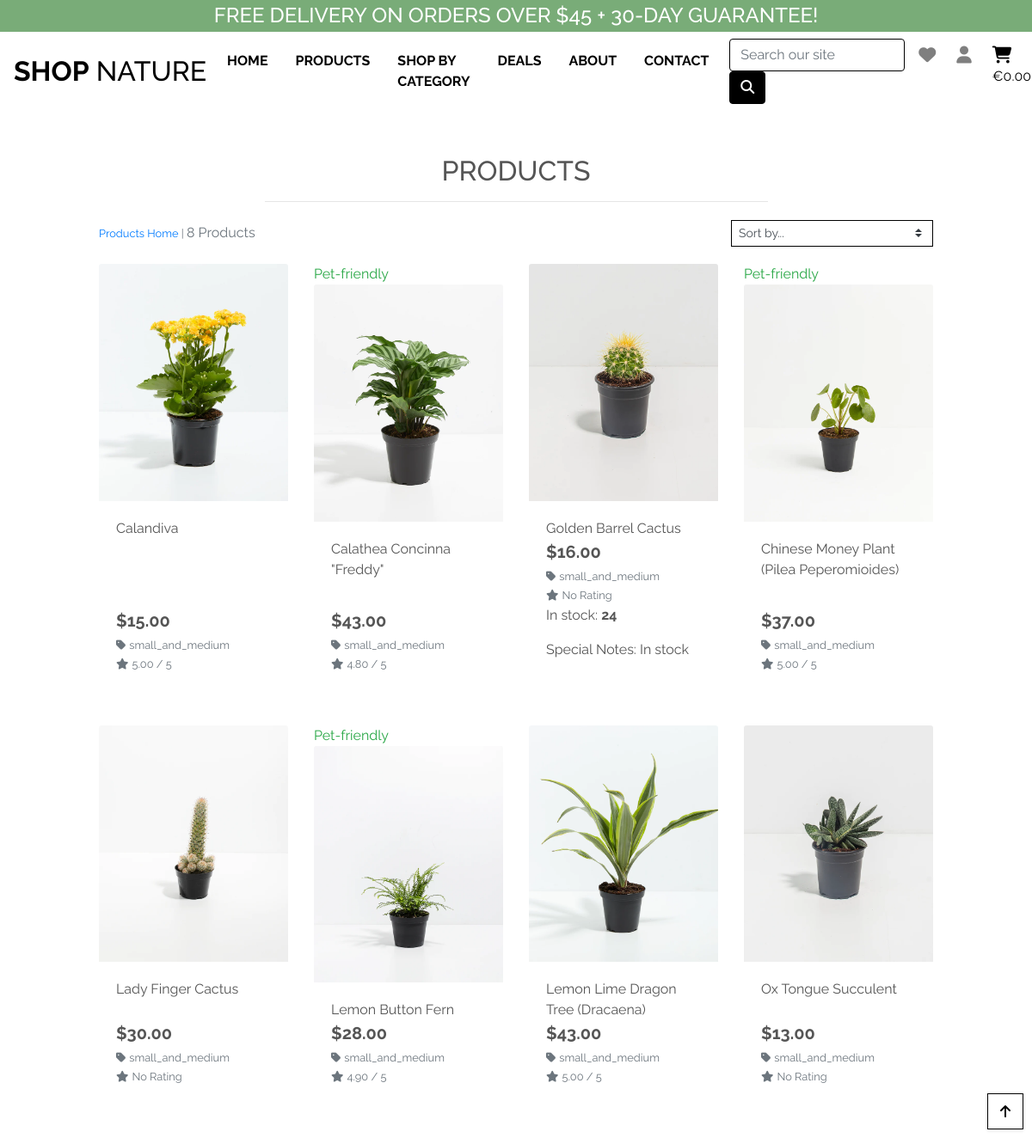
Page /products/?category=small_and_medium on the committed database.
### products/models.py (models this page shows, shortened)
class Product(models.Model):
    category = models.ForeignKey(
        'Category', null=True, blank=True, on_delete=models.CASCADE)
    sku = models.CharField(max_length=254, null=True, blank=True)
    name = models.CharField(max_length=254)
    description = models.TextField()
    price = models.DecimalField(max_digits=6, decimal_places=2)
    rating = models.DecimalField(
        max_digits=6, decimal_places=2, null=True, blank=True)
    image = models.ImageField(null=True, blank=True)
    alt = models.CharField(
        max_length=300,
        null=True,
        blank=True,
        unique=False,
        verbose_name='Alt text',
        help_text='format: required, max_length=300'
    )
    is_petfriendly = models.BooleanField()

class Category(models.Model):
    class Meta:
        verbose_name_plural = 'Categories'
    name = models.CharField(max_length=254)
    friendly_name = models.CharField(
        max_length=254, null=True, blank=True)

class Stock(models.Model):
    product = models.ForeignKey('Product', on_delete=models.CASCADE)
    quantity = models.IntegerField()
    special_notes = models.CharField(
        max_length=1000,null=True, blank=True)

### products/views.py (the view, shortened to what this page needs)
# urls.py: path('', views.all_products, name='products'),
def all_products(request):
    products = Product.objects.all()
    query = None
    categories = None
    sort = None
    direction = None
    if request.GET:
        if 'category' in request.GET:
            categories = request.GET['category'].split(',')
            products = products.filter(category__friendly_name__in=categories)
            categories = Category.objects.filter(friendly_name__in=categories)
    current_sorting = f'{sort}_{direction}'
    context = {
        'products': products,
        'search_term': query,
        'current_categories': categories,
        'current_sorting': current_sorting,
    }
    return render(request, 'products/products.html', context)

### cart/contexts.py (called while the page is built, shortened)
def cart_contents(request):
    cart_items = []
    total = 0
    product_count = 0
    cart = request.session.get('cart', {})
    if total < settings.FREE_DELIVERY_THRESHOLD:
        delivery = total * Decimal(settings.STANDARD_DELIVERY_PERCENTAGE / 100)
        free_delivery_delta = settings.FREE_DELIVERY_THRESHOLD - total
    else:
        delivery = 0
        free_delivery_delta = 0
    grand_total = delivery + total
    context = {
        'cart_items': cart_items,
        'total': total,
        'product_count': product_count,
        'delivery': delivery,
        'free_delivery_delta': free_delivery_delta,
        'free_delivery_threshold': settings.FREE_DELIVERY_THRESHOLD,
        'grand_total': grand_total,
    }
    return context

### products/templates/products/products.html (shortened to what this page needs)
{% extends "base.html" %}
{% load static %}
{% block page_header %}
<div class="container header-container">
</div>
{% endblock %}
{% block content %}
<div class="overlay"></div>
<div class="container-fluid">
    <div class="row">
        <div class="col text-center mt-3">
            <h2 class="logo-font">Products</h2>
            <hr class="w-50 mb-1">
        </div>
    </div>
    <div class="row">
        <div class="product-container col-10 offset-1">
            <div class="row mt-1 mb-2">
                <div class="col-12 col-md-6 my-auto order-md-last d-flex justify-content-center justify-content-md-end">
                    <div class="sort-select-wrapper w-50">
                        <select id="sort-selector"
                            class="custom-select custom-select-sm rounded-0 border border-{% if current_sorting != 'None_None' %}info{% else %}black{% endif %}">
                            <option value="reset" {% if current_sorting == 'None_None' %}selected{% endif %}>Sort by...
                            </option>
                        </select>
                    </div>
                </div>
                <div class="col-12 col-md-6 order-md-first">
                    <p class="text-muted mt-3 text-center text-md-left">
                        {% if search_term or current_categories or current_sorting != 'None_None' %}
                        <span class="small"><a href="{% url 'products' %}">Products Home</a> | </span>
                        {% endif %}
                        {{ products|length }} Products
                    </p>
                </div>
            </div>
            <div class="row">
                {% for product in products %}
                <div class="col-sm-6 col-md-6 col-lg-4 col-xl-3">
                    <div class="card h-100 border-0">
                        {% if product.is_petfriendly %}
                        <div class="pet-friendly-label text-success">Pet-friendly</div>
                        {% endif %}
                        {% if product.image %}
                        <a href="{% url 'product_detail' product.id  %}">
                            <img class="card-img-top img-fluid" src="{{ product.image.url }}" alt="{{ product.name }}">
                        </a>
                        {% else %}
                        <a href="{% url 'product_detail' product.id  %}">
                            <img class="card-img-top img-fluid" src="{{ MEDIA_URL }}" alt="{{ product.name }}">
                        </a>
                        {% endif %}
                        <div class="card-body pb-0">
                            <p class="mb-0">{{ product.name }}</p>
                        </div>
                        <div class="card-footer bg-white pt-0 border-0 text-left">
                            <div class="row">
                                <div class="col">
                                    <p class="lead mb-0 text-left font-weight-bold">${{ product.price }}</p>
                                    {% if product.category %}
                                    <p class="small mt-1 mb-0">
                                        <a class="text-muted"
                                            href="{% url 'products' %}?category={{ product.category.name }}">
                                            <i class="fas fa-tag mr-1"></i>{{ product.category.friendly_name }}
                                        </a>
                                    </p>
                                    {% endif %}
                                    {% if product.rating %}
                                    <small class="text-muted"><i class="fas fa-star mr-1"></i>{{ product.rating }} /
                                        5</small>
                                    {% else %}
                                    <small class="text-muted"><i class="fas fa-star mr-1"></i>No Rating</small>
                                    {% endif %}
                                </div>
                            </div>
                            {% for stock in product.stock_set.all %}
                            {% if stock.quantity > 0 %}
                            <p>In stock: <strong>{{ stock.quantity }}</strong></p>
                            {% else %}
                            <p>Coming soon</p>
                            {% endif %}
                            <p>Special Notes: {{ stock.special_notes }}</p>
                            {% endfor %}
                        </div>
                    </div>
                </div>
                {% endfor %}
            </div>
        </div>
    </div>
</div>
<div class="btt-button shadow-sm rounded-0 border border-black">
    <a class="btt-link d-flex h-100">
        <i class="fas fa-arrow-up text-black mx-auto my-auto"></i>
    </a>
</div>
{% endblock %}

### static/css/base.css (style rules this page uses)
html { height: 100%; }
body { background: url('/media/heroo.jpg') no-repeat center center fixed; background-size: cover; height: calc(100vh - 164px); color: #555; font-family: 'Raleway'; }
.logo-font { text-transform: uppercase; }
.text-black { color: #000 !important; }
.border-black { border: 1px solid black !important; }
.overlay { height: 100%; width: 100%; top: 0; left: 0; position: fixed; background: white; z-index: -1; }
.btt-button { height: 42px; width: 42px; position: fixed; bottom: 10px; right: 10px; }
.btt-link, .update-link, .remove-item { cursor: pointer; }
@media (min-width: 1200px) { .container { max-width: 80%; } }
@media (min-width: 992px) { .header-container { padding-top: 164px; } }

### rows in the picture
Product: image (picture), name "Calandiva", price "15.00", category.friendly_name "small_and_medium", rating "5.00"
Product: is_petfriendly "Pet-friendly", image (picture), name "Calathea Concinna \"Freddy\"", price "43.00", category.friendly_name "small_and_medium", rating "4.80"
Product: image (picture), name "Golden Barrel Cactus", price "16.00", category.friendly_name "small_and_medium", shows "No Rating"
Stock: quantity "24", special_notes "In stock"
Product: is_petfriendly "Pet-friendly", image (picture), name "Chinese Money Plant (Pilea Peperomioides)", price "37.00", category.friendly_name "small_and_medium", rating "5.00"
Product: image (picture), name "Lady Finger Cactus", price "30.00", category.friendly_name "small_and_medium", shows "No Rating"
Product: is_petfriendly "Pet-friendly", image (picture), name "Lemon Button Fern", price "28.00", category.friendly_name "small_and_medium", rating "4.90"
Product: image (picture), name "Lemon Lime Dragon Tree (Dracaena)", price "43.00", category.friendly_name "small_and_medium", rating "5.00"
Product: image (picture), name "Ox Tongue Succulent", price "13.00", category.friendly_name "small_and_medium", shows "No Rating"

### other values in the picture
{{ free_delivery_threshold }} "45"
{{ products|length }} "8"
